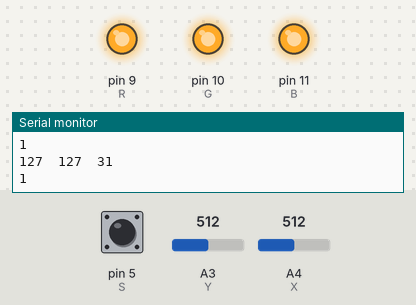
Recording of a sketch running on a simulated Arduino Uno, built with avr-gcc and run on an emulated ATmega328P. Parts: output pins drawn as LEDs (lit = HIGH), the last lines printed to the serial monitor. Inputs (shaded band) come from the test bench; at power-on: A3 (Y) = 512, A4 (X) = 512, pin 5 (S) HIGH.

Above: at 1.2 s.
1.3 s: A3 (Y) set to 6
2.8 s: A3 (Y) set to 3
At 4.0 s:
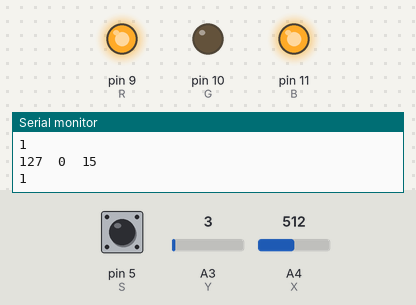
4.3 s: A4 (X) set to 45
7.3 s: A4 (X) set to 36
At 8.5 s:
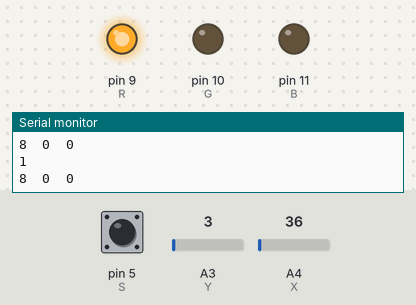
8.8 s: pin 5 (S) pulled LOW for 3.2 s
At 9.4 s:
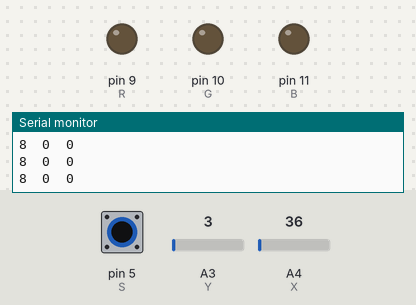
13.5 s: A4 (X) set to 6
15.0 s: A4 (X) set to 3
At 15.3 s:
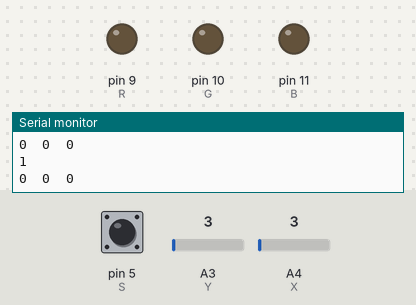
Timing chart, 0 to 17.5 s (numbered marks = the images above; inputs shaded):
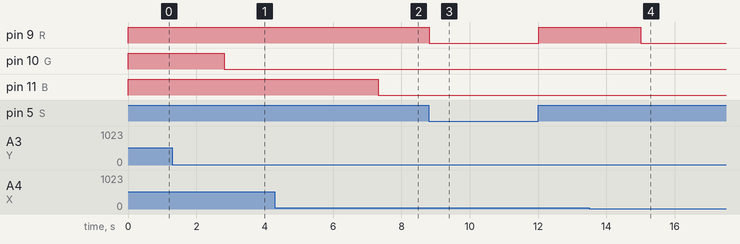

The sketch:

3_led_joystick.ino
```cpp
int R = 9;
int G = 10;
int B = 11;

int X = A4;
int Y = A3;
int S = 5;

int x,y,s,z;
void setup() {
pinMode(R,OUTPUT);
pinMode(G,OUTPUT);
pinMode(B,OUTPUT);

pinMode(X,INPUT);
pinMode(Y,INPUT);
pinMode(S,INPUT);
digitalWrite(S,HIGH);

Serial.begin(9600);
}

void loop() {
x = map(analogRead(X),0,1023,0,255);
y = map(analogRead(Y),0,1023,0,255);
s = digitalRead(S);
z = map((x+y)/2,0,1023,0,255);
Serial.print(x);
Serial.print("  ");
Serial.print(y);
Serial.print("  ");
Serial.println(z);
//delay(2000);
if(s == 1)
{
digitalWrite(R,x);
digitalWrite(G,y);
digitalWrite(B,z);
Serial.println(s);
}
else
{
  digitalWrite(R,0);
  digitalWrite(G,0);
  digitalWrite(B,0);
}
}
```

Measured:
- the behaviour switches between 5 and 4 on A3 (Y) (found by bisection; images 0 and 1)
- the behaviour switches between 41 and 40 on A4 (X) (found by bisection; images 1 and 2)
- after the input at 2.8 s, pin 10 (G): HIGH → LOW at once
- after the input at 7.3 s, pin 11 (B): HIGH → LOW at once
- after the input at 8.8 s, pin 9 (R): HIGH → LOW at once, → HIGH 3.2 s later
- after the input at 15.0 s, pin 9 (R): HIGH → LOW at once
